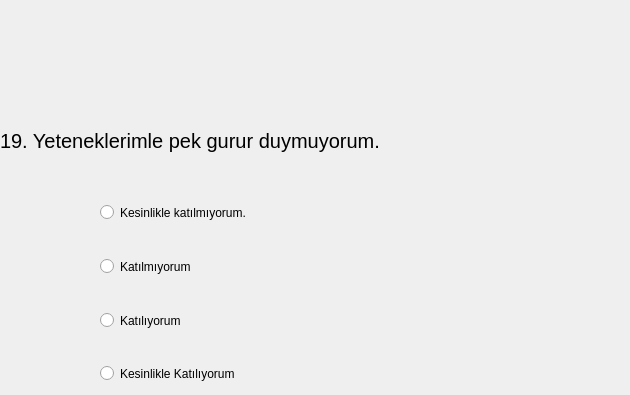
   <widget class="QWidget" name="tab_19">
    <attribute name="title">
     <string>Page</string>
    </attribute>
    <widget class="QLabel" name="label_Q15">
     <property name="geometry">
      <rect>
       <x>0</x>
       <y>100</y>
       <width>621</width>
       <height>81</height>
      </rect>
     </property>
     <property name="font">
      <font>
       <pointsize>15</pointsize>
      </font>
     </property>
     <property name="text">
      <string>19. Yeteneklerimle pek gurur duymuyorum.</string>
     </property>
    </widget>
    <widget class="QRadioButton" name="A1_radioButton_Q15">
     <property name="geometry">
      <rect>
       <x>100</x>
       <y>200</y>
       <width>197</width>
       <height>25</height>
      </rect>
     </property>
     <property name="text">
      <string>Kesinlikle katılmıyorum.</string>
     </property>
    </widget>
    <widget class="QRadioButton" name="A2_radioButton_Q15">
     <property name="geometry">
      <rect>
       <x>100</x>
       <y>254</y>
       <width>120</width>
       <height>25</height>
      </rect>
     </property>
     <property name="text">
      <string>Katılmıyorum</string>
     </property>
    </widget>
    <widget class="QRadioButton" name="A3_radioButton_Q15">
     <property name="geometry">
      <rect>
       <x>100</x>
       <y>308</y>
       <width>106</width>
       <height>25</height>
      </rect>
     </property>
     <property name="text">
      <string>Katılıyorum</string>
     </property>
    </widget>
    <widget class="QRadioButton" name="A4_radioButton_Q15">
     <property name="geometry">
      <rect>
       <x>100</x>
       <y>361</y>
       <width>180</width>
       <height>25</height>
      </rect>
     </property>
     <property name="text">
      <string>Kesinlikle Katılıyorum</string>
     </property>
    </widget>
   </widget>
